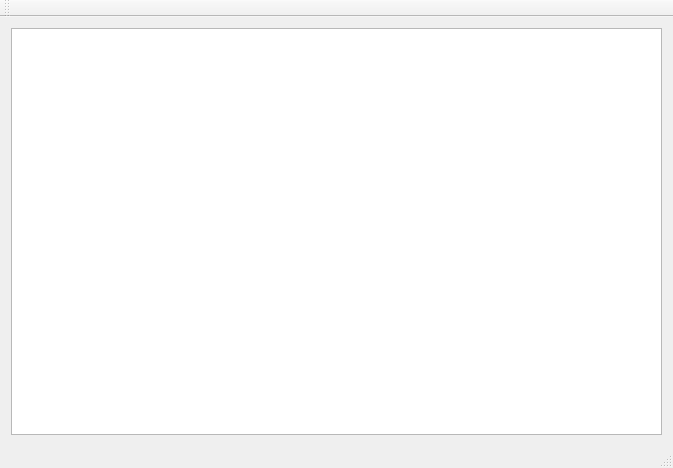
<?xml version="1.0" encoding="UTF-8"?>
<ui version="4.0">
 <class>QGraphicsViewDemoClass</class>
 <widget class="QMainWindow" name="QGraphicsViewDemoClass">
  <property name="geometry">
   <rect>
    <x>0</x>
    <y>0</y>
    <width>673</width>
    <height>468</height>
   </rect>
  </property>
  <property name="windowTitle">
   <string>QGraphicsViewDemo</string>
  </property>
  <widget class="QWidget" name="centralWidget">
   <layout class="QHBoxLayout" name="horizontalLayout">
    <item>
     <widget class="QWGraphicsView" name="graphicsView"/>
    </item>
   </layout>
  </widget>
  <widget class="QMenuBar" name="menuBar">
   <property name="geometry">
    <rect>
     <x>0</x>
     <y>0</y>
     <width>673</width>
     <height>22</height>
    </rect>
   </property>
  </widget>
  <widget class="QToolBar" name="mainToolBar">
   <attribute name="toolBarArea">
    <enum>TopToolBarArea</enum>
   </attribute>
   <attribute name="toolBarBreak">
    <bool>false</bool>
   </attribute>
  </widget>
  <widget class="QStatusBar" name="statusBar"/>
 </widget>
 <layoutdefault spacing="6" margin="11"/>
 <customwidgets>
  <customwidget>
   <class>QWGraphicsView</class>
   <extends>QGraphicsView</extends>
   <header>QWGraphicsView.h</header>
  </customwidget>
 </customwidgets>
 <resources>
  <include location="QGraphicsViewDemo.qrc"/>
 </resources>
 <connections/>
</ui>
